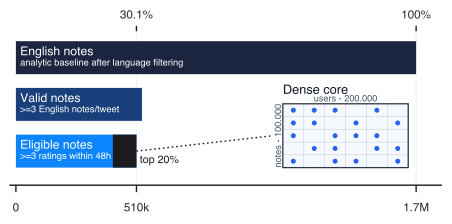

Source code (Python):
#!/usr/bin/env python3
"""Reproduce the historical 07_fig3_pool_and_topics paper figure exactly.

Source: archive/scale-up/pre-root-executed/07_paper_visuals.executed.ipynb
Historical paper baseline: commit 40826c6
"""

import matplotlib

matplotlib.use("Agg")

# Historical notebook setup cell. Keep plotting defaults unchanged.
from pathlib import Path
import sys
import warnings

import numpy as np
import pandas as pd
import matplotlib as mpl
import matplotlib.pyplot as plt
from matplotlib.patches import FancyBboxPatch, FancyArrowPatch, Rectangle
from matplotlib.colors import LinearSegmentedColormap, to_rgba
import seaborn as sns

warnings.filterwarnings('ignore')

def find_project_root() -> Path:
    """Anchor on config.txt — safe from any subdir depth."""
    for p in [Path.cwd().resolve(), *Path.cwd().resolve().parents]:
        if (p / "config.txt").exists():
            return p
    raise RuntimeError("config.txt not found")

PROJECT_ROOT = find_project_root()
if str(PROJECT_ROOT) not in sys.path:
    sys.path.append(str(PROJECT_ROOT))

from src.io import (
    get_figure_dir,
    get_gabriel_dir,
    get_interim_dir,
    get_processed_dir,
    get_topic_dir,
)

INTERIM     = get_interim_dir()
PROCESSED   = get_processed_dir()
GABRIEL_DIR = get_gabriel_dir()
TOPIC_DIR   = get_topic_dir()
FIG_DIR     = get_figure_dir()
FIG_DIR.mkdir(parents=True, exist_ok=True)

# ── Global style ─────────────────────────────────────────────────────────────
mpl.rcParams.update({
    'figure.dpi':           120,
    'savefig.dpi':          300,
    'savefig.bbox':        'tight',
    'savefig.facecolor':   'white',
    'savefig.edgecolor':   'none',
    'pdf.fonttype':         42,   # editable text in vector PDFs
    'ps.fonttype':          42,
    'font.family':          'sans-serif',
    'font.sans-serif':      ['Helvetica', 'Arial', 'DejaVu Sans'],
    'font.size':            11,
    'axes.titlesize':       13,
    'axes.titleweight':    'bold',
    'axes.labelsize':       11,
    'axes.spines.top':      False,
    'axes.spines.right':    False,
    'axes.grid':            False,
    'legend.frameon':       False,
})

PAPER_BG    = '#ffffff'
PAPER_TEXT  = '#111827'
PAPER_MUTED = '#4b5563'
PAPER_GRID  = '#e5e7eb'

# Cluster colour anchors — three distinct, print-friendly hues for a white paper page.
CLUSTER_ANCHORS = {
    0: '#2b6cb0',   # blue
    1: '#c2413f',   # red
    2: '#238b45',   # green
}

RESCUE_THRESHOLD = 50
RANDOM_SEED      = 42
rng = np.random.default_rng(RANDOM_SEED)


def save_fig(fig, name: str) -> None:
    pdf = FIG_DIR / f'{name}.pdf'
    png = FIG_DIR / f'{name}.png'
    fig.savefig(pdf, facecolor=fig.get_facecolor(), edgecolor='none')
    fig.savefig(png, facecolor=fig.get_facecolor(), edgecolor='none')
    print(f'  saved → {pdf.name} + {png.name}')

# Historical notebook data-loading cell. Keep derived values unchanged.
user_stats      = pd.read_parquet(INTERIM   / 'user_stats.parquet')
# Figure 7 only needs the rating-edge count. Reading parquet metadata keeps the
# 200k representative notebook light on 8GB machines.
ratings_clustered_path = INTERIM / 'ratings_clustered.parquet'
try:
    import pyarrow.parquet as pq
    ratings_clustered_n_rows = int(pq.ParquetFile(ratings_clustered_path).metadata.num_rows)
except Exception:
    ratings_clustered_n_rows = int(len(pd.read_parquet(ratings_clustered_path, columns=['noteId'])))
ratings_clustered = None
cluster_summary = pd.read_parquet(INTERIM   / 'cluster_summary.parquet')
scores          = pd.read_parquet(PROCESSED / 'scores.parquet')
selection_log   = pd.read_parquet(PROCESSED / 'selection_log.parquet')
topic_notes     = pd.read_parquet(TOPIC_DIR / 'topic_notes.parquet')
topic_super_parent_notes = pd.read_parquet(TOPIC_DIR / 'topic_super_parent_notes.parquet')

# ── Gabriel data availability guard ──────────────────────────────────────
import re

GABRIEL_LABEL_COL = 'predicted_classes'
GABRIEL_SCORE_COL = 'rescue_worthiness'
GABRIEL_CLUSTER_IDS = []


def _approval_cluster_ids(df: pd.DataFrame) -> list[int]:
    if df is None:
        return []
    ids = []
    for col in df.columns:
        m = re.fullmatch(r'cluster_(\d+)_approval', str(col))
        if m and f'cluster_{m.group(1)}_count' in df.columns:
            ids.append(int(m.group(1)))
    return sorted(set(ids))


_gabriel_path = GABRIEL_DIR / 'gabriel_merged.parquet'
if _gabriel_path.exists():
    gabriel_merged = pd.read_parquet(_gabriel_path)
    missing = [c for c in ('noteId', GABRIEL_LABEL_COL, GABRIEL_SCORE_COL) if c not in gabriel_merged.columns]
    if missing:
        print(f'Gabriel data found but missing columns {missing}; Gabriel-dependent sections will be skipped.')
        gabriel_merged = None
        HAS_GABRIEL = False
    else:
        gabriel_merged['noteId'] = gabriel_merged['noteId'].astype(str)
        gabriel_merged[GABRIEL_LABEL_COL] = gabriel_merged[GABRIEL_LABEL_COL].astype('string')
        gabriel_merged[GABRIEL_SCORE_COL] = pd.to_numeric(gabriel_merged[GABRIEL_SCORE_COL], errors='coerce')
        GABRIEL_CLUSTER_IDS = _approval_cluster_ids(gabriel_merged)
        HAS_GABRIEL = len(GABRIEL_CLUSTER_IDS) > 0
        if not HAS_GABRIEL:
            print('Gabriel data found but no cluster approval/count columns were detected; Gabriel-dependent sections will be skipped.')
else:
    print(f'Gabriel data not available ({_gabriel_path}). Gabriel-dependent sections will be skipped.')
    gabriel_merged = None
    HAS_GABRIEL = False

# Normalise every noteId column to str up front — upstream parquets store
# int64 in some, str in others, and pandas-3 refuses to merge across types.
for df in (ratings_clustered, scores, topic_notes, topic_super_parent_notes, gabriel_merged):
    if df is not None and 'noteId' in df.columns:
        df['noteId'] = df['noteId'].astype(str)
selection_log['selected_noteId'] = selection_log['selected_noteId'].astype(str)

# Representative pool (NMR + passes the bridge threshold)
rep_pool = (
    selection_log[
        (selection_log['strategy'] == 'Representative')
        & selection_log['passes_bridge_threshold'].fillna(False)
        & (selection_log['status'] != 'CURRENTLY_RATED_HELPFUL')
    ]
    .drop_duplicates('selected_noteId')
    .rename(columns={'selected_noteId': 'noteId'})
    .copy()
)
rep_pool = rep_pool.merge(
    topic_notes[['noteId', 'topic_label']].drop_duplicates('noteId'),
    on='noteId', how='left',
)

print(f'user_stats         : {len(user_stats):>7,}')
print(f'representative pool: {len(rep_pool):>7,}')
print(f'gabriel_merged     : {len(gabriel_merged) if HAS_GABRIEL else "N/A":>7}')
print(f'super-parent notes : {len(topic_super_parent_notes):>7,}')
if HAS_GABRIEL:
    sourced_mask = gabriel_merged[GABRIEL_LABEL_COL].eq('sourced_factual_information')
    scored_mask = sourced_mask & gabriel_merged[GABRIEL_SCORE_COL].notna()
    rescued_mask = scored_mask & gabriel_merged[GABRIEL_SCORE_COL].ge(RESCUE_THRESHOLD)
    print(f'Gabriel clusters   : {GABRIEL_CLUSTER_IDS}')
    print(f'Gabriel sourced    : {int(sourced_mask.sum()):>7,}')
    print(f'Gabriel scored     : {int(scored_mask.sum()):>7,}')
    print(f'Gabriel rescued ≥{RESCUE_THRESHOLD}: {int(rescued_mask.sum()):>7,}')

# Standalone scripts write their same-named PDF/PNG triplet beside the script.
FIG_DIR = Path(__file__).resolve().parent

# Historical figure cell 10. Keep visual constants and layout unchanged.
from matplotlib.patches import Rectangle, Circle
from matplotlib.colors import to_rgba

# ── Figure 3 base aliases ────────────────────────────────────────────────────
BG = PAPER_BG
TEXT = PAPER_TEXT
MUTED = PAPER_MUTED
GRID = '#cbd5e1'

# ── FIGURE 3 TUNE THESE: colours, lines, ticks, labels, matrix ───────────────
# Keep these independent from Figure 1 so you can tune this panel separately.
# Defaults reproduce the old Figure 3 as closely as possible.
FIG3_FIGURE_BG_COLOR = BG
FIG3_AXES_BG_COLOR = BG

# Optional figure title. Leave blank to keep the current no-title layout.
FIG3_TITLE = ''
FIG3_TITLE_COLOR = TEXT
FIG3_TITLE_FONTSIZE = 11.0
FIG3_TITLE_PAD = 8

# Main horizontal pipeline bars.
FIG3_STAGE_BAR_COLORS = {
    'english': '#1C2540',
    'valid': '#1A3F7A',
    'eligible': '#0A84FF',
}
FIG3_STAGE_BAR_EDGE_COLOR = 'none'
FIG3_STAGE_BAR_EDGE_WIDTH = 0.0
FIG3_STAGE_LABEL_COLOR = '#ffffff'
FIG3_STAGE_SUBTITLE_COLOR = '#ffffff'
FIG3_STAGE_LABEL_ALPHA = 1.0
FIG3_STAGE_SUBTITLE_ALPHA = 1.0

# Dense-core overlay inside the eligible-notes bar.
FIG3_DENSE_CORE_FILL_COLOR = '#1C1C1E'
FIG3_DENSE_CORE_ALPHA = 1.0
FIG3_DENSE_CORE_EDGE_COLOR = 'none'
FIG3_DENSE_CORE_EDGE_WIDTH = 0.0

# Top-20% annotation near the dense-core cut.
FIG3_TOP_LABEL_COLOR = '#1C1C1E'
FIG3_TOP_LABEL_FONTSIZE = 7.7
FIG3_TOP_LABEL_FONTWEIGHT = 'bold'
FIG3_ARROW_COLOR = '#1C1C1E'
FIG3_ARROW_LINE_WIDTH = 1.05
FIG3_ARROW_STYLE = '-|>'

# Main x-axis and manual bottom tick labels.
FIG3_BOTTOM_TICK_MARK_COLOR = '#1C1C1E'
FIG3_BOTTOM_TICK_LABEL_COLOR = '#2C2C2E'
FIG3_BOTTOM_TICK_WIDTH = 1.0
FIG3_BOTTOM_TICK_LENGTH = 5
FIG3_BOTTOM_SPINE_COLOR = '#1C1C1E'
FIG3_BOTTOM_SPINE_WIDTH = 1.0
FIG3_XLABEL_COLOR = '#1C1C1E'
FIG3_XLABEL_FONTSIZE = 9.0

# Top percentage axis.
FIG3_TOP_TICK_MARK_COLOR = '#1C1C1E'
FIG3_TOP_TICK_LABEL_COLOR = '#2C2C2E'
FIG3_TOP_TICK_WIDTH = 1.0
FIG3_TOP_TICK_LENGTH = 4
FIG3_TOP_SPINE_COLOR = '#1C1C1E'
FIG3_TOP_SPINE_WIDTH = 1.0

# Vertical guide lines at eligible / English note counts.
# Core / 100k guide line removed.
FIG3_GUIDE_LINE_COLOR = '#F2F2F7'
FIG3_GUIDE_LINE_STYLE = '-'
FIG3_GUIDE_LINE_WIDTH = 0.8
FIG3_GUIDE_LINE_ALPHA = 1.0

# Connector from dense-core bar segment to the matrix inset.
FIG3_CONNECTOR_COLOR = '#1C1C1E'
FIG3_CONNECTOR_STYLE = (0, (1.2, 2.0))
FIG3_CONNECTOR_WIDTH = 1.0
FIG3_CONNECTOR_ALPHA = 1.0

# Matrix inset text.
FIG3_MATRIX_TITLE_COLOR = TEXT
FIG3_MATRIX_NOTE_TEXT_COLOR = MUTED
FIG3_MATRIX_AXIS_LABEL_COLOR = MUTED

# Matrix inset frame, fill, grid, and dots.
FIG3_MATRIX_FACE_COLOR = '#ffffff'
FIG3_MATRIX_BORDER_COLOR = '#111827'
FIG3_MATRIX_TINT_COLOR = '#dbeafe'
FIG3_MATRIX_TINT_ALPHA = 0.25
FIG3_MATRIX_GRID_COLOR = '#111827'
FIG3_MATRIX_GRID_ALPHA = 0.16
FIG3_MATRIX_DOT_COLOR = '#2563eb'
FIG3_MATRIX_DOT_EDGE_COLOR = 'none'
FIG3_MATRIX_DOT_EDGE_WIDTH = 0.0

# Manual tick-label text values and colours.
# 100k bottom tick label removed.
FIG3_BOTTOM_TICK_LABELS = {
    'zero': '0',
    'eligible': '510k',
    'english': '1.7M',
}
FIG3_TOP_TICK_LABELS = {
    'eligible': '30.1%',
    'english': '100%',
}

english_notes = 1_693_711
valid_notes = 533_510
eligible_notes = 510_212
core_notes = 100_000
visual_core_notes = 100_000
DENSE_CORE_BAR_BLACK_ALPHA = FIG3_DENSE_CORE_ALPHA
selected_users = int(user_stats['raterParticipantId'].nunique()) if 'user_stats' in globals() else 200_000
core_share_eligible = core_notes / eligible_notes
core_share_english = core_notes / english_notes

# More compact vertical figure.
fig = plt.figure(figsize=(7.2, 2.65), facecolor=FIG3_FIGURE_BG_COLOR)
ax = fig.add_axes([0.075, 0.27, 0.60, 0.58])
ax.set_facecolor(FIG3_AXES_BG_COLOR)

if FIG3_TITLE:
    ax.set_title(FIG3_TITLE, color=FIG3_TITLE_COLOR, fontsize=FIG3_TITLE_FONTSIZE, pad=FIG3_TITLE_PAD)

stages = [
    ('English notes', english_notes, 'analytic baseline after language filtering', FIG3_STAGE_BAR_COLORS['english']),
    ('Valid notes', valid_notes, '>=3 English notes/tweet', FIG3_STAGE_BAR_COLORS['valid']),
    ('Eligible notes', eligible_notes, '>=3 ratings within 48h', FIG3_STAGE_BAR_COLORS['eligible']),
]

# Bars brought closer together vertically.
ys = [1.70, 0.85, 0.0]
bar_h = 0.60

# Shared left text anchor for all bar labels.
# Smaller = more left.
BAR_TEXT_X = 18_000

for y, (label, count, subtitle, color) in zip(ys, stages):
    ax.barh(
        y, count, height=bar_h, color=color,
        edgecolor=FIG3_STAGE_BAR_EDGE_COLOR, linewidth=FIG3_STAGE_BAR_EDGE_WIDTH,
        zorder=2,
    )

    # English notes was previously pushed right because count * 0.035 was large.
    # Now all stage labels use the same left anchor.
    ax.text(
        BAR_TEXT_X, y + 0.10, label,
        ha='left', va='center',
        fontsize=8.8, fontweight='bold',
        color=FIG3_STAGE_LABEL_COLOR,
        alpha=FIG3_STAGE_LABEL_ALPHA
    )
    ax.text(
        BAR_TEXT_X, y - 0.10, subtitle,
        ha='left', va='center',
        fontsize=6.7,
        color=FIG3_STAGE_SUBTITLE_COLOR,
        alpha=FIG3_STAGE_SUBTITLE_ALPHA
    )

# Highlight the dense-core note cut inside Bar 3 instead of drawing a separate Bar 4.
visual_core_x0 = eligible_notes - visual_core_notes
ax.add_patch(Rectangle(
    (visual_core_x0, ys[-1] - bar_h / 2),
    visual_core_notes,
    bar_h,
    facecolor=to_rgba(FIG3_DENSE_CORE_FILL_COLOR, DENSE_CORE_BAR_BLACK_ALPHA),
    edgecolor=FIG3_DENSE_CORE_EDGE_COLOR,
    linewidth=FIG3_DENSE_CORE_EDGE_WIDTH,
    zorder=4,
))

# --- Manual tuning knobs for the top-20% label and arrow ---------------------
# Slightly moved right on the x-axis.
TOP_LABEL_DX = 14_000
TOP_LABEL_DY = -bar_h * 0.28
ARROW_HEAD_DX = 5_000
ARROW_HEAD_DY = -bar_h * 0.28
ARROW_TAIL_DX_FROM_LABEL = -14_000

label_x = eligible_notes + TOP_LABEL_DX
label_y = ys[-1] + TOP_LABEL_DY
ax.text(
    label_x, label_y, 'top 20%',
    ha='left', va='center',
    fontsize=FIG3_TOP_LABEL_FONTSIZE,
    fontweight=FIG3_TOP_LABEL_FONTWEIGHT,
    color=FIG3_TOP_LABEL_COLOR
)
# Arrow removed; the compact label now sits immediately right of the dense-core segment.

ax.set_xlim(-25_000, 1_800_000)

# More compact vertical limits.
ax.set_ylim(-0.62, 2.18)

ax.set_yticks([])

# Core / 100k vertical guide line removed.
for x in [eligible_notes, english_notes]:
    ax.axvline(
        x,
        color=FIG3_GUIDE_LINE_COLOR,
        linestyle=FIG3_GUIDE_LINE_STYLE,
        linewidth=FIG3_GUIDE_LINE_WIDTH,
        alpha=FIG3_GUIDE_LINE_ALPHA,
        zorder=0,
    )

# Core / 100k tick mark removed from bottom x-axis.
ax.set_xticks([0, eligible_notes, english_notes])
ax.set_xticklabels(['', '', ''])
ax.tick_params(
    axis='x',
    length=FIG3_BOTTOM_TICK_LENGTH,
    width=FIG3_BOTTOM_TICK_WIDTH,
    color=FIG3_BOTTOM_TICK_MARK_COLOR,
    labelcolor=FIG3_BOTTOM_TICK_LABEL_COLOR,
)

for spine in ['left', 'right', 'top']:
    ax.spines[spine].set_visible(False)
ax.spines['bottom'].set_color(FIG3_BOTTOM_SPINE_COLOR)
ax.spines['bottom'].set_linewidth(FIG3_BOTTOM_SPINE_WIDTH)

# Bottom manual ticks. 100k label removed.
trans = ax.get_xaxis_transform()
manual_ticks = [
    (0, FIG3_BOTTOM_TICK_LABELS['zero'], -0.115, 'center'),
    (eligible_notes, FIG3_BOTTOM_TICK_LABELS['eligible'], -0.115, 'center'),
    (english_notes, FIG3_BOTTOM_TICK_LABELS['english'], -0.115, 'center'),
]

for x, label, yoff, ha in manual_ticks:
    if label:
        ax.text(
            x, yoff, label,
            transform=trans,
            ha=ha,
            va='top',
            fontsize=8.4,
            color=FIG3_BOTTOM_TICK_LABEL_COLOR
        )

# Bottom x-axis label removed:
# ax.set_xlabel('Absolute note count', fontsize=FIG3_XLABEL_FONTSIZE,
#               color=FIG3_XLABEL_COLOR, labelpad=16)

ax_top = ax.twiny()
ax_top.set_xlim(ax.get_xlim())

# Core / 5.9% top tick removed.
ax_top.set_xticks([eligible_notes, english_notes])
ax_top.set_xticklabels(
    [FIG3_TOP_TICK_LABELS['eligible'], FIG3_TOP_TICK_LABELS['english']],
    fontsize=8.4,
    color=FIG3_TOP_TICK_LABEL_COLOR,
)

ax_top.tick_params(
    axis='x',
    colors=FIG3_TOP_TICK_MARK_COLOR,
    labelcolor=FIG3_TOP_TICK_LABEL_COLOR,
    length=FIG3_TOP_TICK_LENGTH,
    width=FIG3_TOP_TICK_WIDTH,
)
ax_top.spines['top'].set_color(FIG3_TOP_SPINE_COLOR)
ax_top.spines['top'].set_linewidth(FIG3_TOP_SPINE_WIDTH)

for spine in ['left', 'right', 'bottom']:
    ax_top.spines[spine].set_visible(False)

# Schematic matrix drawn inside the bar-plot whitespace, not as a separate panel.
# --- Manual tuning knobs for the matrix inset -----------------------------
# MATRIX_X/Y move the whole matrix block. MATRIX_W/H resize it on x/y axes.
# MATRIX_SCALE grows/shrinks all matrix-related text, ticks, dots, borders,
# and grid lines together after you change MATRIX_W/H.
MATRIX_X = 1_130_000

# Matrix bottom aligned with the bottom edge of the lowest bar.
MATRIX_Y = ys[-1] - bar_h / 2

# Matrix made very slightly larger.
MATRIX_W = 530_000
MATRIX_H = 1.16
MATRIX_SCALE = 1.0

MATRIX_TITLE_SIZE = 9.2 * MATRIX_SCALE
MATRIX_NOTE_SIZE = 7.0 * MATRIX_SCALE
MATRIX_AXIS_SIZE = 6.6 * MATRIX_SCALE
MATRIX_DOT_SIZE = 13 * (MATRIX_SCALE ** 2)
MATRIX_BORDER_LW = 0.9 * MATRIX_SCALE
MATRIX_GRID_LW = 0.45 * MATRIX_SCALE

# Position knobs for matrix text labels. X offsets are note-count units;
# Y offsets are chart bar-y units. Increase DX to move right, DY to move up.
DENSE_CORE_TITLE_DX = 0

# Dense core title vertical controls.
# Increase DENSE_CORE_TITLE_Y_SHIFT to move up, decrease to move down.
DENSE_CORE_TITLE_DY = 0.35 * MATRIX_SCALE
DENSE_CORE_TITLE_Y_SHIFT = 0.00

MATRIX_NOTE_DX = 0
MATRIX_NOTE_DY = 0.35 * MATRIX_SCALE

# Switched: users on top, notes on the left.
USERS_LABEL_TOP_DX = 0
USERS_LABEL_TOP_DY = 0.010 * MATRIX_SCALE
NOTES_LABEL_LEFT_DX = -0.10 * MATRIX_SCALE
NOTES_LABEL_LEFT_DY = 0

# Connector tuning.
# CONNECTOR_MATRIX_END_DX controls where the dotted connector ends on the x-axis.
# Negative values move the endpoint left of the matrix edge; positive values move it right.
CONNECTOR_MATRIX_END_DX = -43_000

# 0.50 means the endpoint is vertically centered within the matrix.
# 0.00 = matrix bottom, 1.00 = matrix top.
CONNECTOR_MATRIX_END_Y_FRAC = 0.50

# Connector from dense-core cut to matrix inset.
ax.plot(
    [visual_core_x0 + visual_core_notes, MATRIX_X + CONNECTOR_MATRIX_END_DX],
    [ys[-1], MATRIX_Y + MATRIX_H * CONNECTOR_MATRIX_END_Y_FRAC],
    color=FIG3_CONNECTOR_COLOR,
    alpha=FIG3_CONNECTOR_ALPHA,
    linestyle=FIG3_CONNECTOR_STYLE,
    linewidth=FIG3_CONNECTOR_WIDTH * MATRIX_SCALE,
    zorder=4,
)

ax.text(
    MATRIX_X + DENSE_CORE_TITLE_DX,
    MATRIX_Y + MATRIX_H + DENSE_CORE_TITLE_DY + DENSE_CORE_TITLE_Y_SHIFT,
    'Dense core',
    ha='left',
    va='top',
    fontsize=MATRIX_TITLE_SIZE,
    fontweight='bold',
    color=FIG3_MATRIX_TITLE_COLOR
)

# Matrix count text removed; counts are now carried by the matrix axis labels.
MATRIX_NOTE_X = MATRIX_X + MATRIX_NOTE_DX
MATRIX_NOTE_Y = MATRIX_Y + MATRIX_H + MATRIX_NOTE_DY

ax.add_patch(Rectangle(
    (MATRIX_X, MATRIX_Y),
    MATRIX_W,
    MATRIX_H,
    facecolor=FIG3_MATRIX_FACE_COLOR,
    edgecolor=FIG3_MATRIX_BORDER_COLOR,
    lw=MATRIX_BORDER_LW,
    zorder=5
))

ax.add_patch(Rectangle(
    (MATRIX_X, MATRIX_Y),
    MATRIX_W,
    MATRIX_H,
    facecolor=to_rgba(FIG3_MATRIX_TINT_COLOR, FIG3_MATRIX_TINT_ALPHA),
    edgecolor='none',
    zorder=5
))

for i in range(1, 6):
    x = MATRIX_X + MATRIX_W * i / 6
    ax.plot(
        [x, x],
        [MATRIX_Y, MATRIX_Y + MATRIX_H],
        color=to_rgba(FIG3_MATRIX_GRID_COLOR, FIG3_MATRIX_GRID_ALPHA),
        lw=MATRIX_GRID_LW,
        zorder=6
    )

for j in range(1, 5):
    y_grid = MATRIX_Y + MATRIX_H * j / 5
    ax.plot(
        [MATRIX_X, MATRIX_X + MATRIX_W],
        [y_grid, y_grid],
        color=to_rgba(FIG3_MATRIX_GRID_COLOR, FIG3_MATRIX_GRID_ALPHA),
        lw=MATRIX_GRID_LW,
        zorder=6
    )

filled = [
    (0, 0), (0, 1), (0, 2), (0, 4),
    (1, 0), (1, 1), (1, 3), (1, 5),
    (2, 0), (2, 2), (2, 3), (2, 4),
    (3, 1), (3, 2), (3, 4), (3, 5),
    (4, 0), (4, 2), (4, 3), (4, 5)
]

for r, c in filled:
    cx = MATRIX_X + MATRIX_W * (c + 0.5) / 6
    cy = MATRIX_Y + MATRIX_H * (5 - r - 0.5) / 5
    ax.scatter(
        [cx],
        [cy],
        s=MATRIX_DOT_SIZE,
        color=FIG3_MATRIX_DOT_COLOR,
        edgecolors=FIG3_MATRIX_DOT_EDGE_COLOR,
        linewidths=FIG3_MATRIX_DOT_EDGE_WIDTH,
        zorder=7
    )

# Switched labels:
# users is now on top.
ax.text(
    MATRIX_X + MATRIX_W / 2 + USERS_LABEL_TOP_DX,
    MATRIX_Y + MATRIX_H + USERS_LABEL_TOP_DY,
    'users - 200.000',
    ha='center',
    va='bottom',
    fontsize=MATRIX_AXIS_SIZE,
    color=FIG3_MATRIX_AXIS_LABEL_COLOR
)

# notes is now on the left.
ax.text(
    MATRIX_X + NOTES_LABEL_LEFT_DX,
    MATRIX_Y + MATRIX_H / 2 + NOTES_LABEL_LEFT_DY,
    'notes - 100.000',
    ha='right',
    va='center',
    rotation=90,
    fontsize=MATRIX_AXIS_SIZE,
    color=FIG3_MATRIX_AXIS_LABEL_COLOR
)

# No bottom explanatory paragraph; caption text should live in LaTeX.
save_fig(fig, '07_fig3_pool_and_topics')
plt.show()
